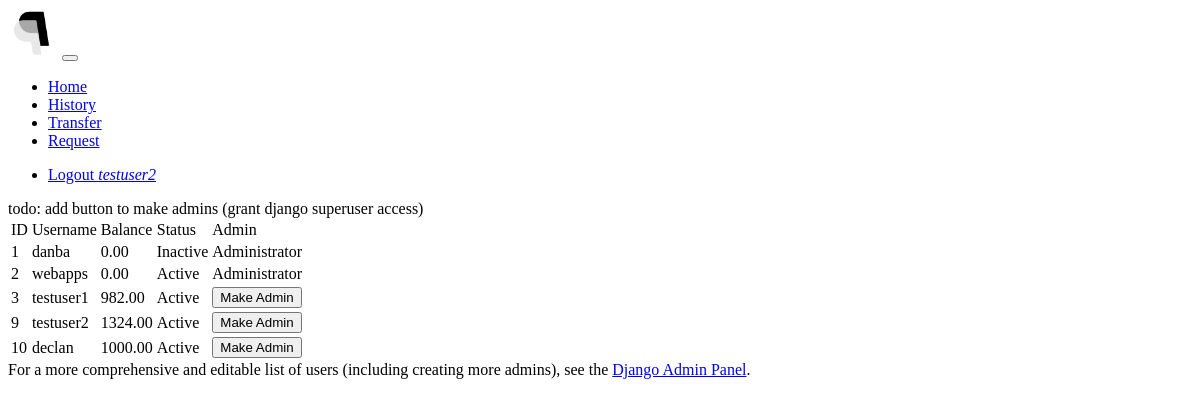
Before: /admin-users/ (signed in) with the older database file.
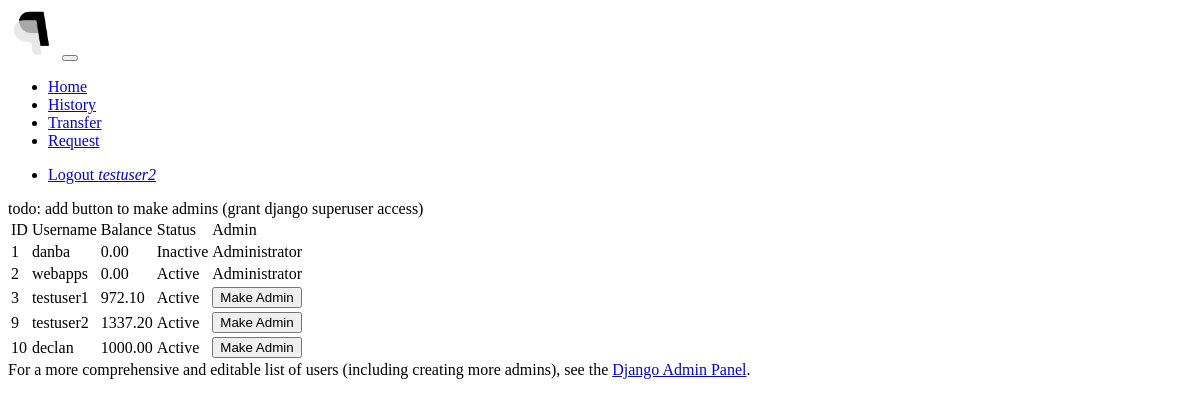
After: the same page with the newer database file.
### payapp/models.py (models this page shows, shortened)
class Person(models.Model):
    user = models.OneToOneField(settings.AUTH_USER_MODEL, on_delete=models.CASCADE)
    active = models.BooleanField(default=True)  # disable users rather than deleting them to preserve history
    balance = PayAppMoneyField()
    class Meta:
        ordering = ("user", "active")

### payapp/views.py (the view)
# urls.py: path('admin-users/', admin_users, name='admin-users'),
@requires_csrf_token
@login_required(login_url='/login/')
def admin_users(request):
    admin_area(request.user)
    if request.method == 'POST':
        if request.POST['user_id']:
            user_to_promote = User.objects.get(id=int(request.POST['user_id']))
            if get_current_person(request).user.is_superuser:  # if current user is admin
                user_to_promote.is_superuser = True
                user_to_promote.is_staff = True
                user_to_promote.save()
                messages.success(request, 'Admin ' + user_to_promote.username + ' successfully promoted.')
            else:
                messages.error(request, 'You do not have permission to do this.')
        else:
            messages.error(request, 'Invalid user selected.')
        return redirect('admin_users')  # prevent form resubmission
    else:
        context = {
            'people': Person.objects.all()
        }
        return render(request, 'payapp/admin_users.html', context=context)

### common/util.py (called while the page is built)
def admin_area(check_user):
    if check_user.is_staff and check_user.is_superuser:
        return True
    else:
        return redirect('home')

### templates/payapp/admin_users.html (shortened to what this page needs)
{% extends 'webapps2024/base.html' %}
{% block content %}
    todo: add button to make admins (grant django superuser access)
    {% if people %}
        <table class="table">
        <thead>
        <tr>
            <td>ID</td>
            <td>Username</td>
            <td>Balance</td>
            <td>Status</td>
            <td>Admin</td>
        </tr>
        </thead>
        <tbody>
        {% for person in people %}
            <tr>
            <td>{{ person.user.id }}</td>
            <td>{{ person.user.username }}</td>
            <td>{{ person.balance }}</td>
            <td>{% if person.active %} Active {% else %} Inactive {% endif %}</td>
            <td>
                {% if person.user.is_superuser and person.user.is_staff %}
                    Administrator
                {% else %}
                    <form method="post">
                        <input type="submit" class="btn btn-danger" value="Make Admin">
                    </form>
                {% endif %}
            </td>
            </tr>
        {% endfor %}
        </tbody>
        </table>
    {% endif %}
    <span>For a more comprehensive and editable list of users (including creating more admins), see the <a href="/admin/">Django Admin Panel</a>.</span>
{% endblock %}

Changed rows visible on the page:
changed Person "testuser1": balance "982.00" → "972.10"
changed Person "testuser2": balance "1324.00" → "1337.20"
